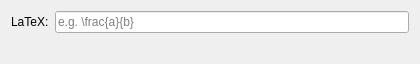
<?xml version="1.0" encoding="UTF-8"?>
<ui version="4.0">
 <class>FormulaToolEditWidget</class>
 <widget class="QWidget" name="FormulaToolEditWidget">
  <property name="geometry">
   <rect>
    <x>0</x>
    <y>0</y>
    <width>420</width>
    <height>52</height>
   </rect>
  </property>
  <layout class="QVBoxLayout" name="verticalLayout">
   <item>
    <layout class="QHBoxLayout" name="latexLayout">
     <item>
      <widget class="QLabel" name="label">
       <property name="text">
        <string>LaTeX:</string>
       </property>
       <property name="buddy">
        <cstring>latexEdit</cstring>
       </property>
      </widget>
     </item>
     <item>
      <widget class="QLineEdit" name="latexEdit">
       <property name="minimumSize">
        <size>
         <width>120</width>
         <height>0</height>
        </size>
       </property>
       <property name="placeholderText">
        <string>e.g. \frac{a}{b}</string>
       </property>
      </widget>
     </item>
    </layout>
   </item>
   <item>
    <widget class="QLabel" name="errorLabel">
     <property name="text">
      <string/>
     </property>
    </widget>
   </item>
  </layout>
 </widget>
 <resources/>
 <connections/>
</ui>
